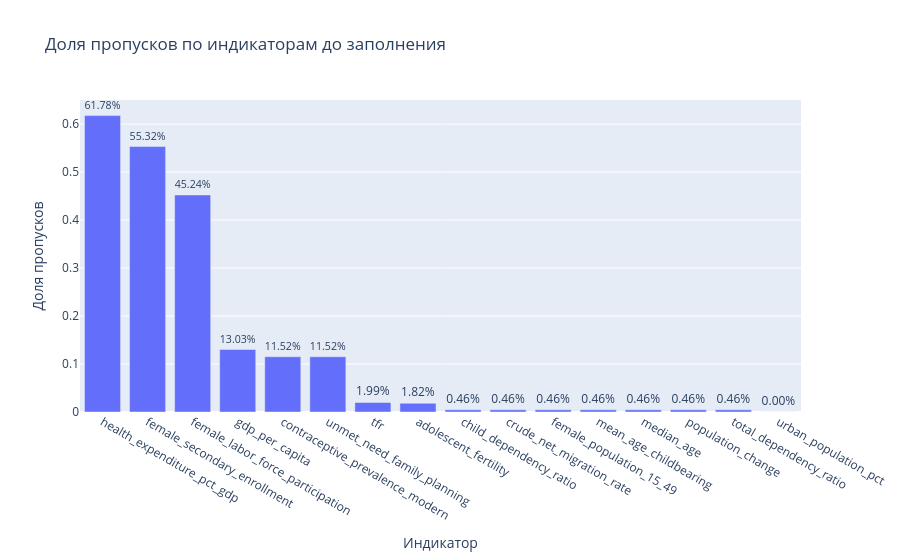

Notebook code for this chart:
### Code cell
fig = px.bar(
    missing_before,
    x="column",
    y="missing_ratio",
    title="Доля пропусков по индикаторам до заполнения",
    text="missing_ratio"
)
fig.update_traces(texttemplate="%{text:.2%}", textposition="outside")
fig.update_layout(xaxis_title="Индикатор", yaxis_title="Доля пропусков")
fig.show()

### Figure 1 — Plotly figure (JSON) as saved in the notebook; plotly's stock layout.template omitted (floating-point values rounded to 4 significant figures)
{"data": [{"hovertemplate": "column=%{x}<br>missing_ratio=%{text}<extra></extra>", "legendgroup": "", "marker": {"color": "#636efa", "pattern": {"shape": ""}}, "name": "", "orientation": "v", "showlegend": false, "text": [0.6178, 0.5532, 0.4524, 0.1303, 0.1152, 0.1152, 0.01986, 0.01818, 0.004608, 0.004608, 0.004608, 0.004608, 0.004608, 0.004608, 0.004608, 0.0], "textposition": "outside", "texttemplate": "%{text:.2%}", "type": "bar", "x": ["health_expenditure_pct_gdp", "female_secondary_enrollment", "female_labor_force_participation", "gdp_per_capita", "contraceptive_prevalence_modern", "unmet_need_family_planning", "tfr", "adolescent_fertility", "child_dependency_ratio", "crude_net_migration_rate", "female_population_15_49", "mean_age_childbearing", "median_age", "population_change", "total_dependency_ratio", "urban_population_pct"], "xaxis": "x", "y": [0.6178, 0.5532, 0.4524, 0.1303, 0.1152, 0.1152, 0.01986, 0.01818, 0.004608, 0.004608, 0.004608, 0.004608, 0.004608, 0.004608, 0.004608, 0.0], "yaxis": "y"}], "layout": {"barmode": "relative", "legend": {"tracegroupgap": 0}, "title": {"text": "Доля пропусков по индикаторам до заполнения"}, "xaxis": {"anchor": "y", "domain": [0, 1], "title": {"text": "Индикатор"}}, "yaxis": {"anchor": "x", "domain": [0, 1], "title": {"text": "Доля пропусков"}}}}
